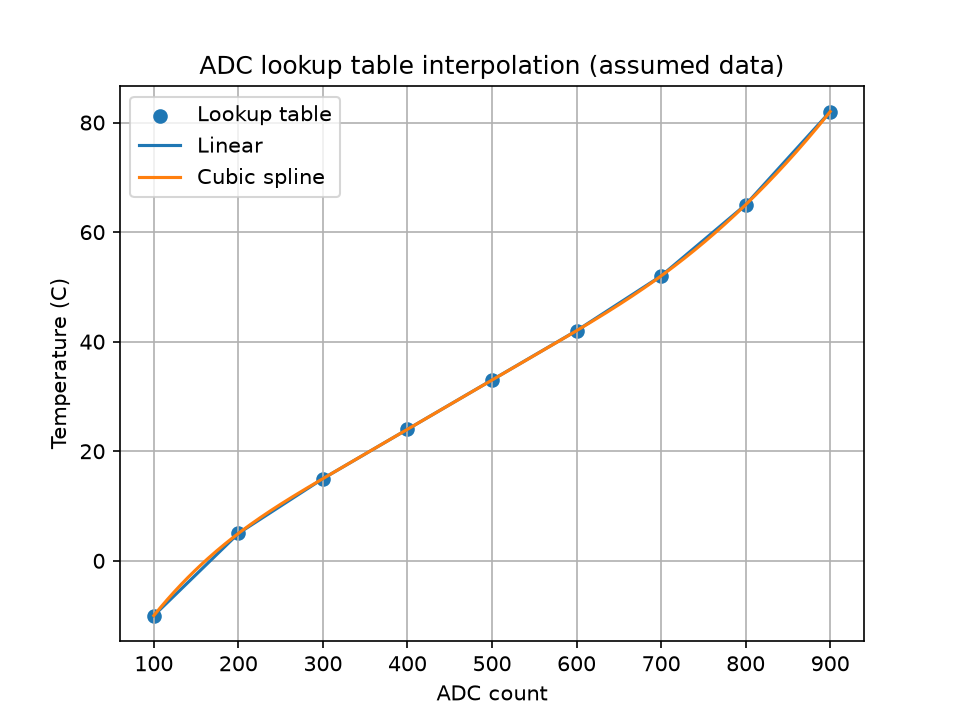

Write the Python code that produced this figure.
from pathlib import Path

import numpy as np
from scipy.interpolate import interp1d, CubicSpline
import matplotlib.pyplot as plt

# Real-world case: ADC-to-temperature lookup table for a microcontroller.
# The table values are ASSUMED (simulated), not real calibration data.
adc_counts = np.array([100, 200, 300, 400, 500, 600, 700, 800, 900], dtype=float)
temp_c = np.array([-10.0, 5.0, 15.0, 24.0, 33.0, 42.0, 52.0, 65.0, 82.0])

linear = interp1d(adc_counts, temp_c, kind="linear")
cubic = CubicSpline(adc_counts, temp_c)

# Readings that fall between table entries
for reading in (250, 450, 650, 850):
    print(
        f"ADC {reading}: linear = {float(linear(reading)):.2f} C, "
        f"cubic = {float(cubic(reading)):.2f} C"
    )

fine = np.linspace(100, 900, 400)
plt.scatter(adc_counts, temp_c, label="Lookup table")
plt.plot(fine, linear(fine), label="Linear")
plt.plot(fine, cubic(fine), label="Cubic spline")
plt.xlabel("ADC count")
plt.ylabel("Temperature (C)")
plt.title("ADC lookup table interpolation (assumed data)")
plt.legend()
plt.grid(True)
plt.savefig(Path(__file__).with_name("Task_13_real_world_case.png"), dpi=150)
plt.show()
